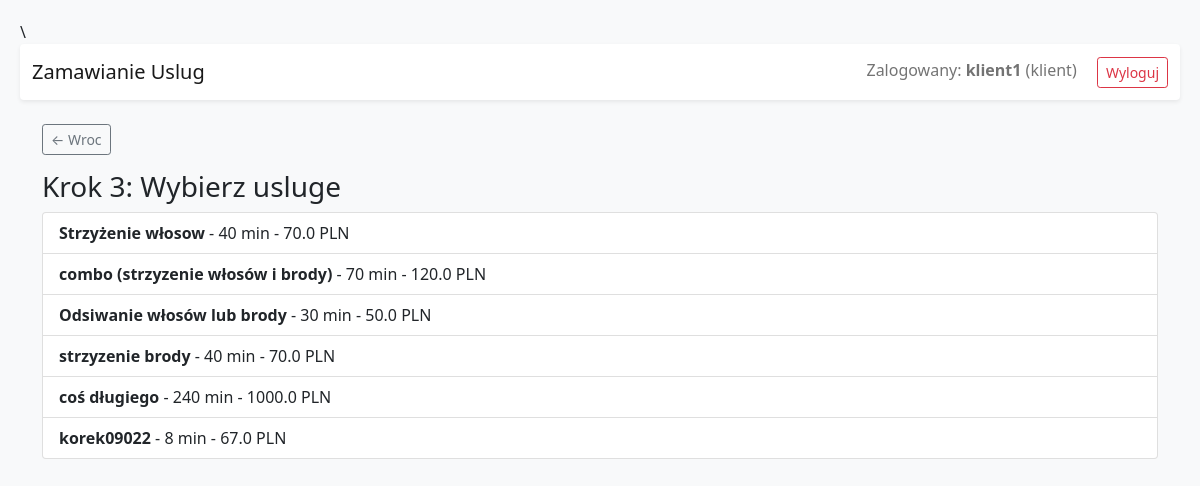
The page /book/service/2025-12-15/1 (signed in) on the database its author committed.
### app.py (models this page shows)
class User(UserMixin, db.Model):
    id = db.Column(db.Integer, primary_key=True)
    username = db.Column(db.String(100), unique=True, nullable=False)
    password = db.Column(db.String(100), nullable=False)
    role = db.Column(db.String(50), nullable=False)
    salon_id = db.Column(db.Integer, db.ForeignKey('salon.id'), nullable=True)
    work_days = db.Column(db.String(20), default="0,1,2,3,4")
    breaks_json = db.Column(db.String(1000), default="{}")
    reviews_received = db.relationship('Review', foreign_keys='Review.employee_id', backref='employee_reviewed', lazy=True)

class Service(db.Model):
    id = db.Column(db.Integer, primary_key=True)
    name = db.Column(db.String(100), nullable=False)
    duration = db.Column(db.Integer, nullable=False)
    price = db.Column(db.Float, nullable=False)
    salon_id = db.Column(db.Integer, db.ForeignKey('salon.id'), nullable=False)

### app.py (the view)
@app.route('/book/service/<date>/<int:salon_id>')
@login_required
def booking_service(date, salon_id): return render_template('booking_service.html', date=date, salon_id=salon_id, services=Service.query.filter_by(salon_id=salon_id).all())

### app.py (called while the page is built)
@login_manager.user_loader
def load_user(user_id):
    return db.session.get(User, int(user_id))

### templates/booking_service.html
{% extends 'base.html' %}
{% block content %}
<h3>Krok 3: Wybierz usluge</h3>
<div class="list-group">
    {% for service in services %}
        <a href="/book/employee/{{ date }}/{{ salon_id }}/{{ service.id }}" class="list-group-item list-group-item-action">
            <b>{{ service.name }}</b> - {{ service.duration }} min - {{ service.price }} PLN
        </a>
    {% else %}
        <p>Brak uslug w tym salonie.</p>
    {% endfor %}
</div>
{% endblock %}

### templates/base.html (shortened to what this page needs)
\<!DOCTYPE html>
<html>
<head>
    <link href="https://cdn.jsdelivr.net/npm/bootstrap@5.1.3/dist/css/bootstrap.min.css" rel="stylesheet">
</head>
<body>
    <nav class="navbar navbar-expand-lg navbar-light bg-white shadow-sm mb-4 rounded">
        <div class="container-fluid">
            <a class="navbar-brand" href="/">Zamawianie Uslug</a>
            <div>
                {% if current_user.is_authenticated %}
                    <span class="navbar-text me-3 d-none d-md-inline">
                        Zalogowany: <b>{{ current_user.username }}</b> ({{ current_user.role }})
                    </span>
                    <a href="/logout" class="btn btn-outline-danger btn-sm">Wyloguj</a>
                {% else %}
                    <a href="/login" class="btn btn-primary btn-sm">Zaloguj</a>
                    <a href="/register" class="btn btn-secondary btn-sm">Rejestracja</a>
                {% endif %}
            </div>
        </div>
    </nav>
    <div class="container">
        {% if request.path != '/' %}
        <div class="back-btn">
            <button onclick="history.back()" class="btn btn-outline-secondary btn-sm">
                &larr; Wroc
            </button>
        </div>
        {% endif %}
        {% block content %}{% endblock %}
    </div>
</body>
</html>

### templates/base.html (style rules this page uses)
body { padding: 20px; background-color: #f8f9fa; }
.back-btn { margin-bottom: 15px; }

### rows shown on the page
User: username "klient1", role "klient"
Service: name "Strzyżenie włosow", duration "40", price "70.0"
Service: name "combo (strzyzenie włosów i brody)", duration "70", price "120.0"
Service: name "Odsiwanie włosów lub brody", duration "30", price "50.0"
Service: name "strzyzenie brody", duration "40", price "70.0"
Service: name "coś długiego", duration "240", price "1000.0"
Service: name "korek09022", duration "8", price "67.0"
